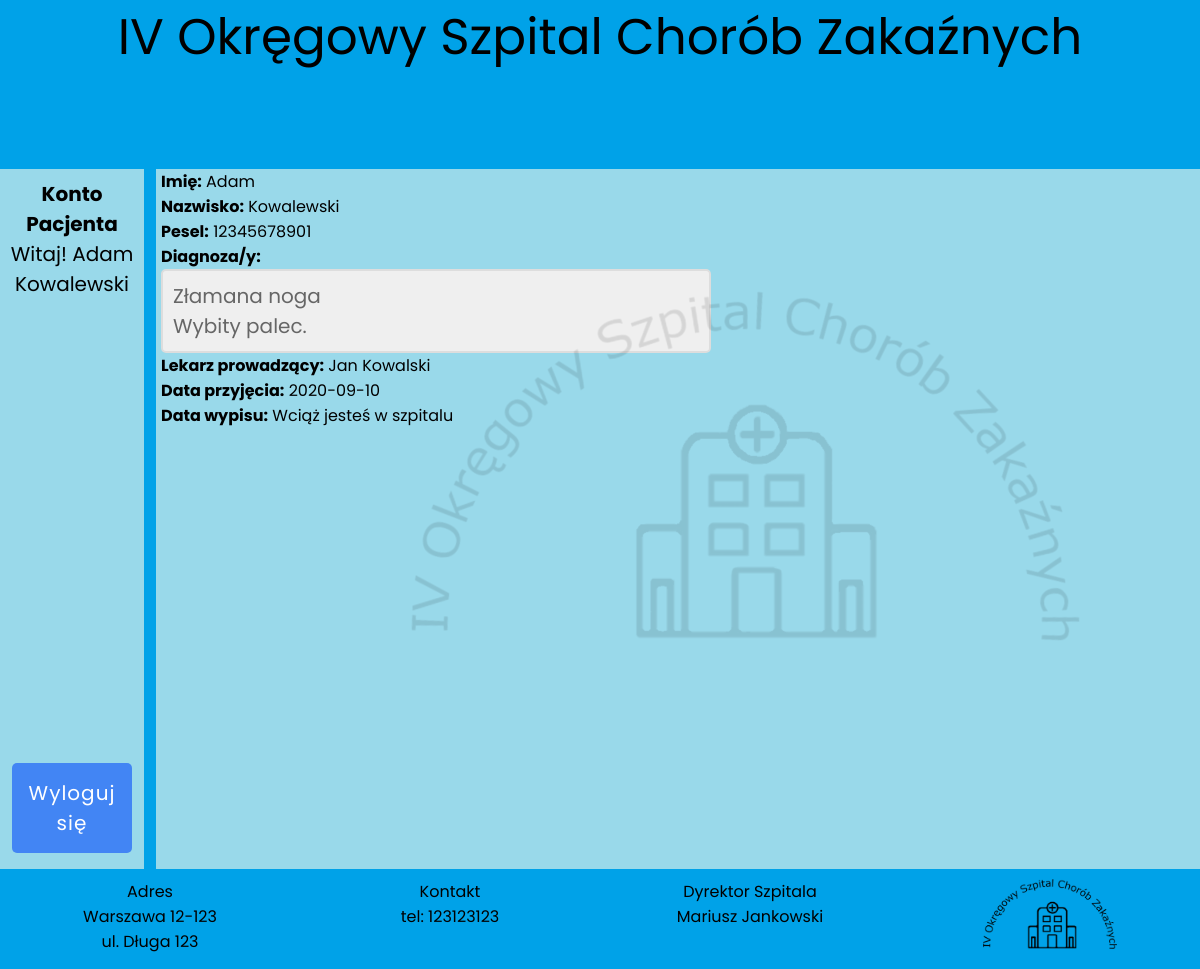
The app's page /panel.php (signed in) with its own data.
### tables this page shows
CREATE TABLE `relacjePD` (
  `id_relacji` int(11) NOT NULL,
  `id_diagnozy` int(11) NOT NULL,
  `id_pacjenta` int(11) NOT NULL
);

CREATE TABLE `diagnozy` (
  `id_diagnozy` int(11) NOT NULL,
  `diagnoza` longtext NOT NULL
);

### panel.php (the view, shortened to what this page needs)
<html lang="pl">
<head>
<link rel="stylesheet" href="style.css">
<head>
<body>
<div id="pojemnik">
	<div id="banner">
	IV Okręgowy Szpital Chorób Zakaźnych
	</div>
	<div id="lewy">
	<?php
	echo "<div id='witaj'>";
	echo "<b>Konto " . $_SESSION['kto_to'] . "a</b></br>";
	echo "Witaj! " . $_SESSION["imie"] . " " . $_SESSION["nazwisko"] . "</br>";
	echo "</div>";
	echo "<div id='srodek'><a href='logout.php'><div id='wyloguj'>Wyloguj się</div></a></div>";
	?>
	</div>
	<div id="border"></div>
	<div id="prawy">
		<?php
			if ($_SESSION['kto_to'] == "Pacjent")
			{
				$id_pacjenta_sesja = $_SESSION['id_pacjenta_sesja'];
				require "connect.php";
				$rezultat = $polaczenie->query("SELECT diagnozy.diagnoza,pacjenci.id,diagnozy.id_diagnozy,relacjePD.id_diagnozy,relacjePD.id_pacjenta FROM pacjenci,diagnozy,relacjePD WHERE pacjenci.id = $id_pacjenta_sesja AND diagnozy.id_diagnozy = relacjePD.id_diagnozy AND relacjePD.id_pacjenta = pacjenci.id ORDER BY relacjePD.id_relacji DESC");
				echo "<div id='dane_pacjenta'>";
				echo "<b>Imię:</b> " . $_SESSION["imie"] . "</br>";
				echo "<b>Nazwisko:</b> " . $_SESSION["nazwisko"] . "</br>";
				echo "<b>Pesel:</b> " . $_SESSION["pesel"] . "</br>";
				echo "<b>Diagnoza/y:</b>";
				echo "<div id='tekst_diagnoza'>";
				while($wszystkie_diagnozy_sesja = $rezultat->fetch_assoc())
				{
					echo $wszystkie_diagnozy_sesja["diagnoza"] . "</br>";
				}
				echo "</div>";
				echo "<b>Lekarz prowadzący:</b> " . $_SESSION["imie_lekarza"] . " " . $_SESSION["nazwisko_lekarza"] . "</br>";
				echo "<b>Data przyjęcia:</b> " . $_SESSION["data_przyjecia"] . "</br>";
				if($_SESSION["data_wypisu"] == "0000-00-00")
				{
					echo "<b>Data wypisu:</b> Wciąż jesteś w szpitalu";
				}
				else
				{
					echo "<b>Data wypisu:</b> " . $_SESSION["data_wypisu"];
				}
				echo "</div>";
			}
			echo "<div id='logo_style'>";
			echo "<img src='logo-e14.png' alt='logo'>";
			echo "</div>";
		?>
	</div>
	<div id="stopka">
	<div id="stopka-info">
	Adres<br>
	Warszawa 12-123<br>
	ul. Długa 123
	</div>
	<div id="stopka-info">
	Kontakt<br>
	tel: 123123123
	</div>
	<div id="stopka-info">
	Dyrektor Szpitala<br>
	Mariusz Jankowski
	</div>
	<div id="stopka-info">
	<img src="logo-e14.png" height="70px" width="134px" alt="logo">
	</div>
	</div>
</div>
</body>
</html>

### style.css (style rules this page uses)
body { margin:0; font-family: 'Poppins', sans-serif; }
#banner { width:100%; height:169px; background-color:#00a2e8; text-align:center; font-size:50px; }
#lewy { width:12%; height:700px; background-color:#99d9ea; float:left; }
#border { width:1%; height:700px; background-color:#00a2e8; float:left; }
#srodek { margin:auto; width:130px; }
#prawy { width:87%; height:700px; background-color:#99d9ea; float:left; }
#stopka { width:100%; height:100px; background-color:#00a2e8; clear:both; }
#logo_style { float:left; padding-top:20px; position:absolute; right:10%; top:28%; opacity: 0.1; }
#stopka-info { padding-top:10px; float:left; width:25%; text-align:center; }
#witaj { font-size:20px; text-align:center; margin-top:10px; }
#dane_pacjenta { margin:0; margin-left:5px; }
a:link { color:#000; text-decoration:none; }
#wyloguj { width:120px; box-sizing:border-box; background-color:#4285f4; font-size:20px; color:white; text-align:center; padding:15px 10px; margin-top:20px; border:none; border-radius:5px; font-size:20px; letter-spacing:1px; outline:none; cursor:pointer; margin-left:5px; position:absolute; bottom:12%; }
#tekst_diagnoza { resize:none; width:550px; min-height:55px; background-color:#efefef; color:#666; border:2px solid #ddd; border-radius:5px; font-size:20px; padding:10px; box-sizing:border-box; outline:none; font-family: 'Poppins', sans-serif; }

### records on screen
relacjepd: id_diagnozy.diagnoza "Złamana noga"
relacjepd: id_diagnozy.diagnoza "Wybity palec."

### other values on screen
$_SESSION['kto_to'] "Pacjent"
$_SESSION["imie"] "Adam"
$_SESSION["nazwisko"] "Kowalewski"
$_SESSION["pesel"] "12345678901"
$_SESSION["imie_lekarza"] "Jan"
$_SESSION["nazwisko_lekarza"] "Kowalski"
$_SESSION["data_przyjecia"] "2020-09-10"
